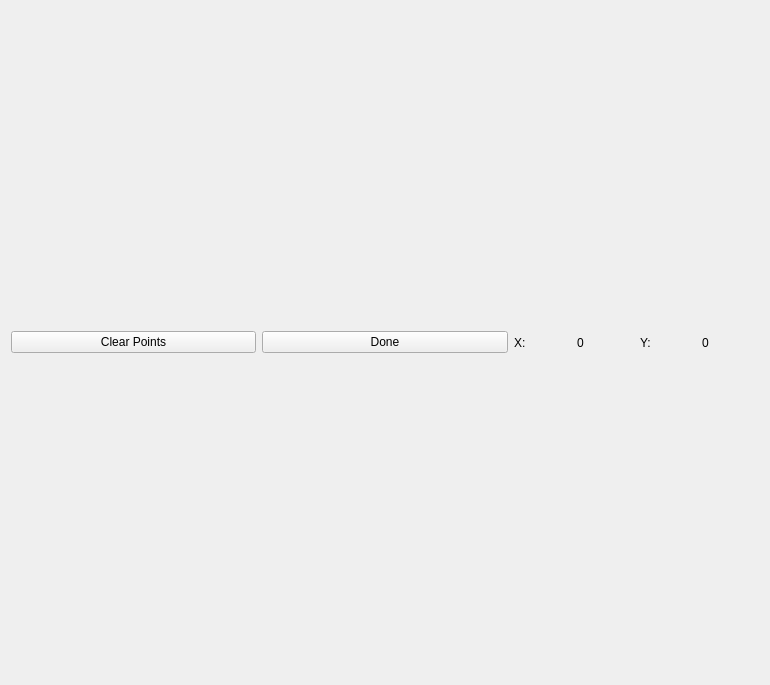
<?xml version="1.0" encoding="UTF-8"?>
<ui version="4.0">
 <class>ZoneSelectorClass</class>
 <widget class="QWidget" name="ZoneSelectorClass">
  <property name="geometry">
   <rect>
    <x>0</x>
    <y>0</y>
    <width>770</width>
    <height>685</height>
   </rect>
  </property>
  <property name="windowTitle">
   <string>ZoneSelector</string>
  </property>
  <layout class="QVBoxLayout" name="verticalLayout">
   <item>
    <layout class="QHBoxLayout" name="horizontalLayout">
     <property name="sizeConstraint">
      <enum>QLayout::SetNoConstraint</enum>
     </property>
     <item>
      <widget class="QPushButton" name="pushButton">
       <property name="text">
        <string>Clear Points</string>
       </property>
      </widget>
     </item>
     <item>
      <widget class="QPushButton" name="pushButton_2">
       <property name="text">
        <string>Done</string>
       </property>
      </widget>
     </item>
     <item>
      <layout class="QHBoxLayout" name="horizontalLayout_2">
       <property name="sizeConstraint">
        <enum>QLayout::SetMinimumSize</enum>
       </property>
       <item>
        <widget class="QLabel" name="label_3">
         <property name="sizePolicy">
          <sizepolicy hsizetype="Minimum" vsizetype="Minimum">
           <horstretch>0</horstretch>
           <verstretch>0</verstretch>
          </sizepolicy>
         </property>
         <property name="text">
          <string>X:</string>
         </property>
        </widget>
       </item>
       <item>
        <widget class="QLabel" name="x_label">
         <property name="sizePolicy">
          <sizepolicy hsizetype="Preferred" vsizetype="Minimum">
           <horstretch>0</horstretch>
           <verstretch>0</verstretch>
          </sizepolicy>
         </property>
         <property name="text">
          <string>0</string>
         </property>
        </widget>
       </item>
       <item>
        <widget class="QLabel" name="label_2">
         <property name="sizePolicy">
          <sizepolicy hsizetype="Preferred" vsizetype="Minimum">
           <horstretch>0</horstretch>
           <verstretch>0</verstretch>
          </sizepolicy>
         </property>
         <property name="text">
          <string>Y:</string>
         </property>
        </widget>
       </item>
       <item>
        <widget class="QLabel" name="y_label">
         <property name="sizePolicy">
          <sizepolicy hsizetype="Preferred" vsizetype="Minimum">
           <horstretch>0</horstretch>
           <verstretch>0</verstretch>
          </sizepolicy>
         </property>
         <property name="text">
          <string>0</string>
         </property>
        </widget>
       </item>
      </layout>
     </item>
    </layout>
   </item>
  </layout>
 </widget>
 <layoutdefault spacing="6" margin="11"/>
 <resources/>
 <connections/>
</ui>
